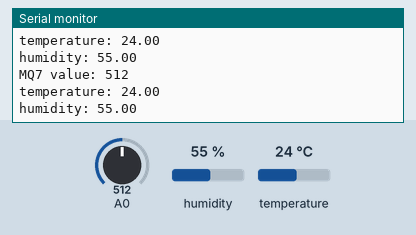
Recording of a sketch running on a simulated ESP8266 (NodeMCU). Shown: the last lines printed to the serial monitor. The inputs (shaded band) are chosen by the test bench; at power-on: humidity 55 %, A0 = 512, temperature 24 °C. WiFi joins after 1.5 s; servers stay silent unless stated; random numbers use the default seed unless the sketch sets one; no MQTT or app messages arrive unless stated; not simulated (calls return 0 or success): arduino_secrets.h.

Above: at 2.8 s.
2.9 s: humidity set to 22 %
At 3.47 s:
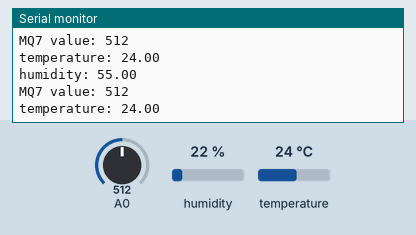
4.4 s: A0 set to 716
At 5.69 s:
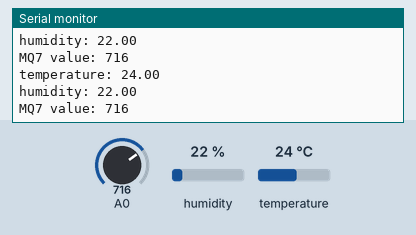
5.9 s: temperature set to 12 °C
At 5.9 s:
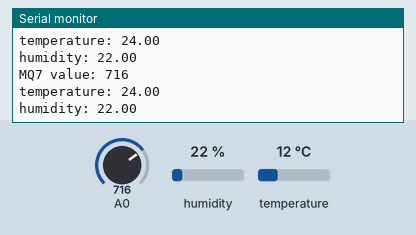
7.4 s: A0 set to 900
At 7.41 s:
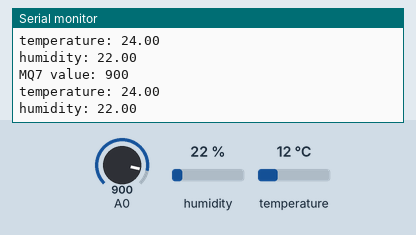
8.9 s: humidity set to 40 %
At 8.92 s:
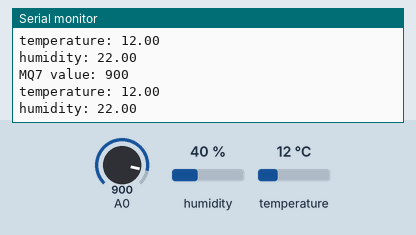
Timing chart, 0 to 11.4 s (numbered marks = the images above; inputs shaded):
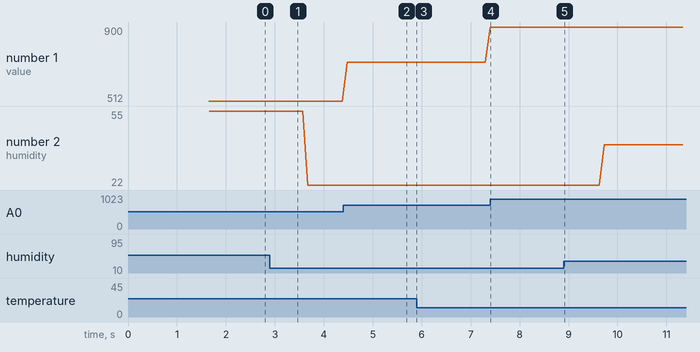

Measured:
- after the input at 4.4 s, the serial monitor: prints a new line after 0.08 s (image 2)
- after the input at 7.4 s, the serial monitor: prints a new line at once (image 4)
- plotted number 1: 512 → 716 after the input at 4.4 s, 716 → 900 after the input at 7.4 s
- plotted number 2: 55 → 22 after the input at 2.9 s, 22 → 40 after the input at 8.9 s

The sketch:

air-quality-box-esp32.ino
```cpp
#include <ESP8266WiFi.h>
#include <ezTime.h>
#include <PubSubClient.h>
#include <Wire.h>
#include <DHT.h>

// WiFi and MQTT credentials
#include "arduino_secrets.h"

const char* ssid     = SECRET_SSID;
const char* password = SECRET_PASS;
const char* mqttuser = SECRET_MQTTUSER;
const char* mqttpass = SECRET_MQTTPASS;
char* topic_1 = "student/CASA0022/zczqrua/airquality/";
const char* mqtt_server = "mqtt.cetools.org";

WiFiClient espClient;
PubSubClient client(espClient);

unsigned long currentMillis = 0;
unsigned long lastSendTime = 0;
const unsigned long sendInterval = 10 * 60 * 1000; // 10 minutes

// MQ7 Sensor
#define MQ7Pin 5
int mq7Sum = 0;
int mq7Readings = 0;
char mq7Str[10];

// DHT22 Sensor
#define DHTPIN 4
#define DHTTYPE DHT22
DHT dht(DHTPIN, DHTTYPE);
float tempSum = 0;
float humSum = 0;
int dhtReadings = 0;
char tempStr[10];
char humStr[10];

void setup() {
  Serial.begin(115200);
  delay(100);
  startWifi();
  dht.begin();

  // Start MQTT server
  client.setServer(mqtt_server, 1884);
  client.setCallback(callback);
}

void loop() {
  currentMillis = millis();

  if (!client.connected()) {
    reconnect();
  }
  client.loop();

  // Read MQ7 sensor
  int mq7Value = analogRead(MQ7Pin);
  Serial.print("MQ7 value: ");
  Serial.println(mq7Value);
  mq7Sum += mq7Value;
  mq7Readings++;

  // Read DHT22 sensor
  float temperature = dht.readTemperature();
  float humidity = dht.readHumidity();
  Serial.print("temperature: ");
  Serial.println(temperature);
  Serial.print("humidity: ");
  Serial.println(humidity);
  tempSum += temperature;
  humSum += humidity;
  dhtReadings++;

  // Check if it's time to send the average values
  if (currentMillis - lastSendTime >= sendInterval) {
    // Calculate and send MQ7 average value
    int mq7Average = mq7Sum / mq7Readings;
    dtostrf(mq7Average, 0, 0, mq7Str);
    sendMQTT(topic_1, "value", mq7Str);
    Serial.print("MQ7 Average: ");
    Serial.println(mq7Average);

    // Calculate and send DHT22 average values
    float tempAverage = tempSum / dhtReadings;
    float humAverage = humSum / dhtReadings;
    dtostrf(tempAverage, 0, 1, tempStr);
    dtostrf(humAverage, 0, 1, humStr);
    sendMQTT(topic_1, "t3mp", tempStr);
    sendMQTT(topic_1, "6um", humStr);
    Serial.print("Temperature Average: ");
    Serial.println(tempAverage);
    Serial.print("Humidity Average: ");
    Serial.println(humAverage);

    // Reset sums and counters
    mq7Sum = 0;
    mq7Readings = 0;
    tempSum = 0;
    humSum = 0;
    dhtReadings = 0;
    lastSendTime = currentMillis;
  }
  delay(100);
}

void startWifi() {
  Serial.println();
  Serial.print("Connecting to ");
  Serial.println(ssid);
  WiFi.begin(ssid, password);

  while (WiFi.status() != WL_CONNECTED) {
    delay(500);
    Serial.print(".");
  }

  Serial.println("");
  Serial.println("WiFi connected");
  Serial.print("IP address: ");
  Serial.println(WiFi.localIP());
}

void sendMQTT(char* topic, char* name, char* msg) {
  if (!client.connected()) {
    reconnect();
  }
  client.loop();

  char fullTopic[100];
  snprintf(fullTopic, sizeof(fullTopic), "%s%s", topic, name);
  client.publish(fullTopic, msg);
}

void callback(char* topic, byte* payload, unsigned int length) {
  Serial.print("Message arrived [");
  Serial.print(topic);
  Serial.print("] ");
  for (int i = 0; i < length; i++) {
    Serial.print((char)payload[i]);
  }
  Serial.println();
}

void reconnect() {
  while (!client.connected()) {
    Serial.print("Attempting MQTT connection...");
    String clientId = "ESP32Client-";
    clientId += String(random(0xffff), HEX);

    if (client.connect(clientId.c_str(), mqttuser, mqttpass)) {
      Serial.println("connected");
    } else {
      Serial.print("failed, rc=");
      Serial.print(client.state());
      Serial.println(" try again in 5 seconds");
      delay(5000);
    }
  }
}
```
